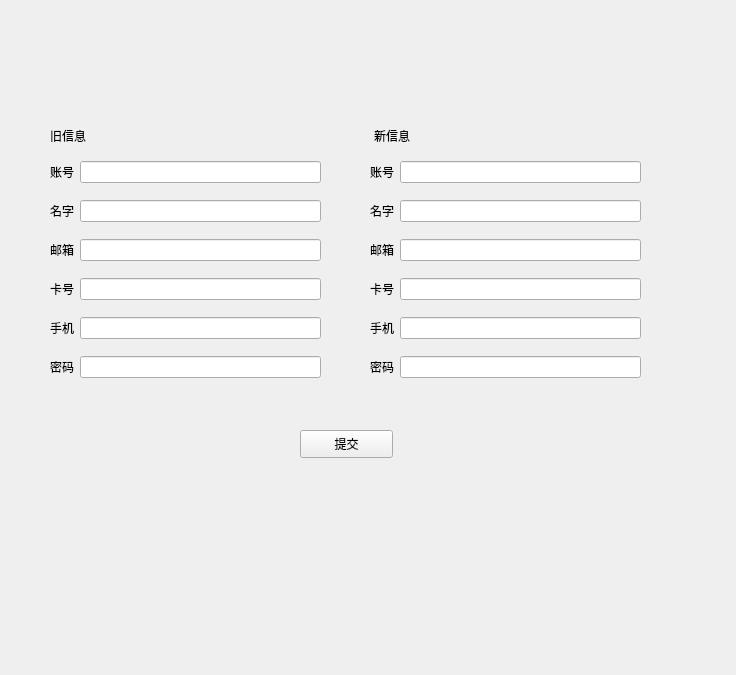
<?xml version="1.0" encoding="UTF-8"?>
<ui version="4.0">
 <class>Form</class>
 <widget class="QWidget" name="Form">
  <property name="geometry">
   <rect>
    <x>0</x>
    <y>0</y>
    <width>736</width>
    <height>675</height>
   </rect>
  </property>
  <property name="windowTitle">
   <string>Form</string>
  </property>
  <widget class="QWidget" name="layoutWidget">
   <property name="geometry">
    <rect>
     <x>50</x>
     <y>150</y>
     <width>271</width>
     <height>241</height>
    </rect>
   </property>
   <layout class="QGridLayout" name="gridLayout">
    <item row="0" column="0">
     <widget class="QLabel" name="account">
      <property name="text">
       <string>账号</string>
      </property>
     </widget>
    </item>
    <item row="0" column="1">
     <widget class="QLineEdit" name="old_account"/>
    </item>
    <item row="1" column="0">
     <widget class="QLabel" name="name">
      <property name="text">
       <string>名字</string>
      </property>
     </widget>
    </item>
    <item row="1" column="1">
     <widget class="QLineEdit" name="old_name"/>
    </item>
    <item row="2" column="0">
     <widget class="QLabel" name="email">
      <property name="text">
       <string>邮箱</string>
      </property>
     </widget>
    </item>
    <item row="2" column="1">
     <widget class="QLineEdit" name="old_email"/>
    </item>
    <item row="3" column="0">
     <widget class="QLabel" name="cardId">
      <property name="text">
       <string>卡号</string>
      </property>
     </widget>
    </item>
    <item row="3" column="1">
     <widget class="QLineEdit" name="old_cardNum"/>
    </item>
    <item row="4" column="0">
     <widget class="QLabel" name="phone">
      <property name="text">
       <string>手机</string>
      </property>
     </widget>
    </item>
    <item row="4" column="1">
     <widget class="QLineEdit" name="old_phone"/>
    </item>
    <item row="5" column="0">
     <widget class="QLabel" name="password">
      <property name="text">
       <string>密码</string>
      </property>
     </widget>
    </item>
    <item row="5" column="1">
     <widget class="QLineEdit" name="old_password"/>
    </item>
   </layout>
  </widget>
  <widget class="QPushButton" name="submit">
   <property name="geometry">
    <rect>
     <x>300</x>
     <y>430</y>
     <width>93</width>
     <height>28</height>
    </rect>
   </property>
   <property name="text">
    <string>提交</string>
   </property>
  </widget>
  <widget class="QWidget" name="layoutWidget_2">
   <property name="geometry">
    <rect>
     <x>370</x>
     <y>150</y>
     <width>271</width>
     <height>241</height>
    </rect>
   </property>
   <layout class="QGridLayout" name="gridLayout_2">
    <item row="0" column="0">
     <widget class="QLabel" name="account_2">
      <property name="text">
       <string>账号</string>
      </property>
     </widget>
    </item>
    <item row="0" column="1">
     <widget class="QLineEdit" name="new_account"/>
    </item>
    <item row="1" column="0">
     <widget class="QLabel" name="name_2">
      <property name="text">
       <string>名字</string>
      </property>
     </widget>
    </item>
    <item row="1" column="1">
     <widget class="QLineEdit" name="new_name"/>
    </item>
    <item row="2" column="0">
     <widget class="QLabel" name="email_2">
      <property name="text">
       <string>邮箱</string>
      </property>
     </widget>
    </item>
    <item row="2" column="1">
     <widget class="QLineEdit" name="new_email"/>
    </item>
    <item row="3" column="0">
     <widget class="QLabel" name="cardId_2">
      <property name="text">
       <string>卡号</string>
      </property>
     </widget>
    </item>
    <item row="3" column="1">
     <widget class="QLineEdit" name="new_cardNum"/>
    </item>
    <item row="4" column="0">
     <widget class="QLabel" name="phone_2">
      <property name="text">
       <string>手机</string>
      </property>
     </widget>
    </item>
    <item row="4" column="1">
     <widget class="QLineEdit" name="new_phone"/>
    </item>
    <item row="5" column="0">
     <widget class="QLabel" name="password_2">
      <property name="text">
       <string>密码</string>
      </property>
     </widget>
    </item>
    <item row="5" column="1">
     <widget class="QLineEdit" name="new_password"/>
    </item>
   </layout>
  </widget>
  <widget class="QWidget" name="">
   <property name="geometry">
    <rect>
     <x>50</x>
     <y>110</y>
     <width>641</width>
     <height>51</height>
    </rect>
   </property>
   <layout class="QHBoxLayout" name="horizontalLayout">
    <item>
     <widget class="QLabel" name="label">
      <property name="text">
       <string>旧信息</string>
      </property>
     </widget>
    </item>
    <item>
     <widget class="QLabel" name="label_2">
      <property name="text">
       <string>新信息</string>
      </property>
     </widget>
    </item>
   </layout>
  </widget>
 </widget>
 <resources/>
 <connections/>
</ui>
